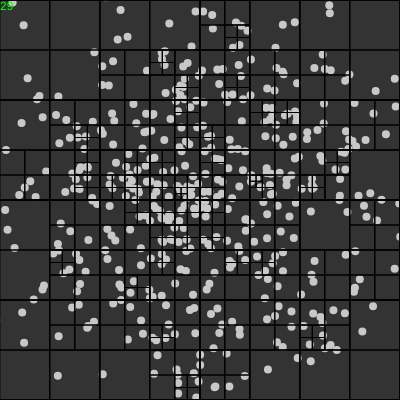
Frame 1 (no input)
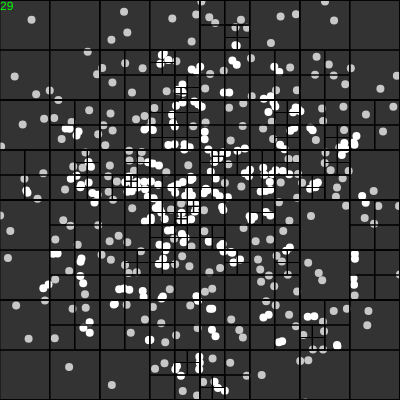
Frame 60 (no input)
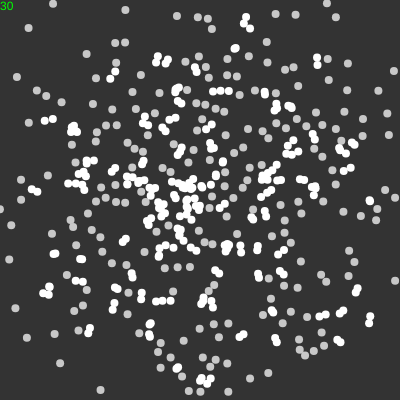
Frame 120 (the mouse pressed at the canvas centre since frame 60)

The p5.js sketch that drew these frames (run headless with seeded random() and noise() and a simulated clock; from frame 60 on, the mouse is pressed at the canvas centre):

// p5.js sketch
// ── sketch.js
/// Intellisense Support
/// <reference path="../../resrc/TSDef/p5.global-mode.d.ts" />

let qt, boundary;

let allParticles;

let QT_ENABLED = true;

function setup() {
  createCanvas(400, 400);
  frameRate(30);

  boundary = new Rectangle(200,200,200,200);
  allParticles = [];

  for(let i = 0; i < 500; i++) {
    let x = randomGaussian(width / 2, width / 4);
    let y = randomGaussian(height / 2, height / 4);
    let p = new Particle(x,y);
    allParticles.push(p);
  }
}

function draw() {
  background(51);


  qt = new QuadTree(boundary, 3);

  for(let p of allParticles) {
    p.move();

    let qp = new Point(p.x, p.y, p);
    qt.insert(qp);

    p.draw();
    p.setHighlight(false);
  }
  if(QT_ENABLED){
    for(let p of allParticles) {
      let nearRange = new Rectangle(p.x, p.y, p.r*2, p.r*2);
      let nearPoints = qt.query(nearRange);
      for(let point of nearPoints) {
        let o = point.userData;
        if(p.intersects(o) && p != o) {
          p.setHighlight(true);
        }
      }
    }
  } else {
    for(let p of allParticles) {
      for(let o of allParticles) {
        if(p.intersects(o) && p!=o) {
          p.setHighlight(true);
        }
      }
    }
  }

  QT_ENABLED = true;
  if(mouseIsPressed) {
    QT_ENABLED = false;
  } else {
    qt.draw();
  }
  push();
  noStroke();
  fill(0, 255, 0);
  text(frameRate().toString().split(".")[0], 0, 10);
  pop();
}
// ── particle.js
class Particle {
    constructor(x, y) {
        this.x = x;
        this.y = y;
        this.r = 4;
        this.highlight = false;
    }

    move() {
        this.x += random(-1, 1);
        this.y += random(-1, 1);
    }

    intersects(other) {
        let d = dist(this.x, this.y, other.x, other.y);
        return (d < this.r + other.r);
    }

    draw() {
        push();
        if(this.highlight) {
            fill(255);
        } else {
            fill(200);
        }
        noStroke();
        ellipseMode(RADIUS);
        ellipse(this.x, this.y, this.r);
        pop();
    }

    setHighlight(val) {
        this.highlight = val;
    }
}
// ── quadtree.js
class Point {
    constructor(x, y, userData) {
        this.x = x;
        this.y = y;
        this.userData = userData;
    }
}

class Rectangle {
    constructor(x, y, w, h) {
        this.x = x;
        this.y = y;
        this.w = w;
        this.h = h;
    }

    contains(p) {
        return (p.x > this.x - this.w &&
                p.x < this.x + this.w &&
                p.y > this.y - this.h &&
                p.y < this.y + this.h);
    }

    intersects(rect) {
        return !(   rect.x - rect.w > this.x + this.w ||
                    rect.x + rect.w < this.x - this.w ||
                    rect.y - rect.h > this.y + this.h ||
                    rect.y + rect.h < this.y - this.h); 
    }
}

class QuadTree {
    constructor(boundary, n) {
        this.boundary = boundary;
        this.capacity = n;
        this.points = [];
        this.divided = false;
    }

    insert(p) {

        if(!this.boundary.contains(p)) {
            return;
        }

        if(!this.divided){
            if(this.points.length < this.capacity) {
                this.points.push(p);
            } else {
                this.subdivide();
                this.insert(p);
            }
        } else {
            this.ne.insert(p);
            this.se.insert(p);
            this.sw.insert(p);
            this.nw.insert(p);
        }
    }
    
    subdivide() {
        let neBoundary = new Rectangle(this.boundary.x + this.boundary.w / 2, this.boundary.y + this.boundary.h / 2, this.boundary.w / 2, this.boundary.h / 2);
        this.ne = new QuadTree(neBoundary, this.capacity);

        let seBoundary = new Rectangle(this.boundary.x + this.boundary.w / 2, this.boundary.y - this.boundary.h / 2, this.boundary.w / 2, this.boundary.h / 2);
        this.se = new QuadTree(seBoundary, this.capacity);
        
        let swBoundary = new Rectangle(this.boundary.x - this.boundary.w / 2, this.boundary.y + this.boundary.h / 2, this.boundary.w / 2, this.boundary.h / 2);
        this.sw = new QuadTree(swBoundary, this.capacity);

        let nwBoundary = new Rectangle(this.boundary.x - this.boundary.w / 2, this.boundary.y - this.boundary.h / 2, this.boundary.w / 2, this.boundary.h / 2);
        this.nw = new QuadTree(nwBoundary, this.capacity);

        this.divided = true;

        for(let p of this.points) {
            this.insert(p);
        }
        this.points = [];
    }

    query(range) {
        let found = [];

        if(!this.boundary.intersects(range)) {
            return found;
        } else {
            if(this.divided) {
                found = found.concat(
                    this.ne.query(range),
                    this.se.query(range),
                    this.sw.query(range),
                    this.nw.query(range)
                );
            } else {
                for(let p of this.points) {
                    if(range.contains(p)) {
                        found.push(p);
                    }
                }
            }
            return found;
        }
    }

    draw() {

        // draw box
        push();
        rectMode(RADIUS);
        stroke(0);
        strokeWeight(1);
        noFill();
        rect(this.boundary.x, this.boundary.y, this.boundary.w, this.boundary.h);
        pop();

        // draw children
        if(this.ne) this.ne.draw();
        if(this.se) this.se.draw();
        if(this.sw) this.sw.draw();
        if(this.nw) this.nw.draw();
    }
}
